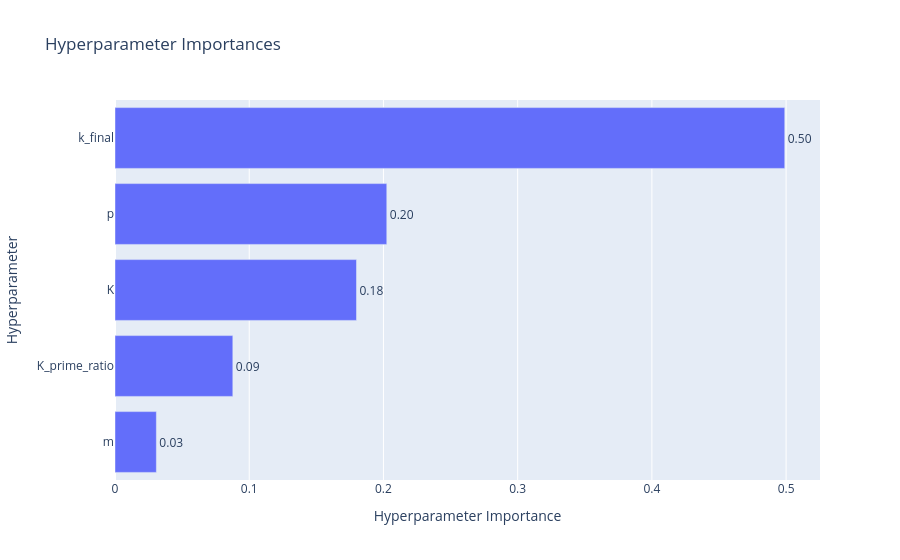

Notebook cell for this chart:
### Code cell
# Plot the parameter importances
vis.plot_param_importances(study)

### Figure 1 — Plotly figure (JSON) as saved in the notebook; plotly's stock layout.template omitted (floating-point values rounded to 4 significant figures)
{"data": [{"cliponaxis": false, "hovertemplate": ["m (IntDistribution): 0.030811926241945627<extra></extra>", "K_prime_ratio (FloatDistribution): 0.0877848807194305<extra></extra>", "K (IntDistribution): 0.1799202923955238<extra></extra>", "p (IntDistribution): 0.20248593914851107<extra></extra>", "k_final (IntDistribution): 0.49899696149458905<extra></extra>"], "name": "Objective Value", "orientation": "h", "text": ["0.03", "0.09", "0.18", "0.20", "0.50"], "textposition": "outside", "type": "bar", "x": [0.03081, 0.08778, 0.1799, 0.2025, 0.499], "y": ["m", "K_prime_ratio", "K", "p", "k_final"]}], "layout": {"title": {"text": "Hyperparameter Importances"}, "xaxis": {"title": {"text": "Hyperparameter Importance"}}, "yaxis": {"title": {"text": "Hyperparameter"}}}}
